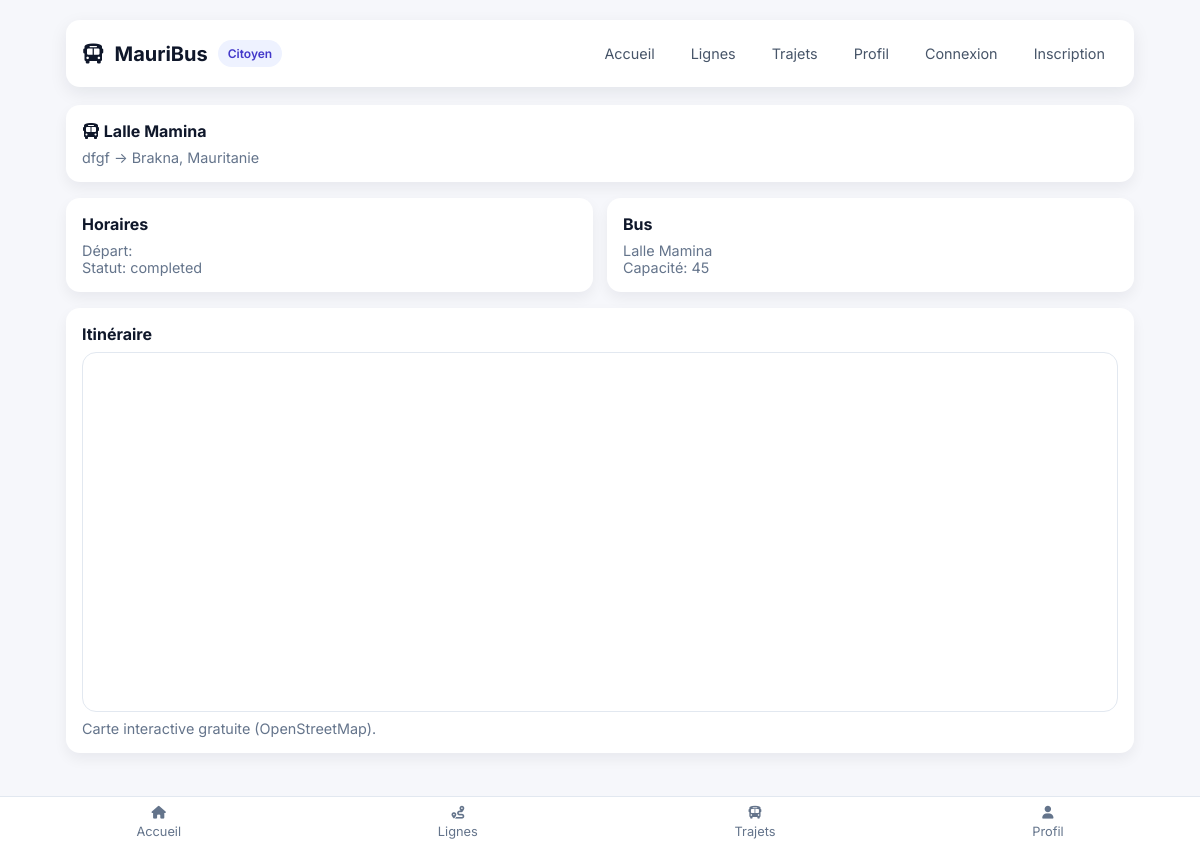
Screenshot of /citizen/trips/1/ with the database file from the repository.
### mauribus_app/models.py (models this page shows, shortened)
class Trip(models.Model):
    bus = models.ForeignKey(Bus, on_delete=models.CASCADE)
    line = models.ForeignKey(Line, on_delete=models.CASCADE)
    date = models.DateTimeField(null=True, blank=True)
    STATUS_CHOICES = [
        ('scheduled', 'Planifié'),
        ('started', 'En cours'),
        ('completed', 'Terminé'),
        ('cancelled', 'Annulé'),
        ('not_completed', 'Non terminé'),
    ]
    status = models.CharField(max_length=20, choices=STATUS_CHOICES, default='scheduled')
    started_at = models.DateTimeField(null=True, blank=True)
    completed_at = models.DateTimeField(null=True, blank=True)

class Line(models.Model):
    name = models.CharField(max_length=100)
    start = models.CharField(max_length=100)
    end = models.CharField(max_length=100)
    start_lat = models.FloatField(null=True, blank=True)
    start_lng = models.FloatField(null=True, blank=True)
    end_lat = models.FloatField(null=True, blank=True)
    end_lng = models.FloatField(null=True, blank=True)

class Bus(models.Model):
    STATUS_CHOICES = [
        ('service', 'En Service'),
        ('panne', 'En Panne'),
        ('maintenance', 'Maintenance'),
        ('garage', 'Au Garage'),
    ]
    name = models.CharField(max_length=100)
    capacity = models.IntegerField()
    driver = models.ForeignKey('Driver', on_delete=models.SET_NULL, null=True, blank=True, related_name='buses')
    status = models.CharField(max_length=20, choices=STATUS_CHOICES, default='service')
    lat = models.FloatField(default=14.7)
    lng = models.FloatField(default=-17.44)

### mauribus_app/views.py (the view)
# urls.py: path("citizen/trips/<int:trip_id>/", views.citizen_trip_detail, name="citizen_trip_detail"),
@never_cache
def citizen_trip_detail(request, trip_id):
    trip = Trip.objects.select_related('line', 'bus').filter(id=trip_id).first()
    if not trip:
        return redirect('mauribus_app:citizen_trips')
    return render(request, 'citizen/trip_detail.html', {
        'trip': trip,
        'line': trip.line,
    })

### templates/citizen/trip_detail.html (shortened to what this page needs)
{% extends 'citizen/base.html' %}
{% block content %}
  <div class="card" style="margin-bottom:16px;">
    <h3><i class="fas fa-bus"></i> {{ trip.line.name }}</h3>
    <p class="muted">{{ trip.line.start }} → {{ trip.line.end }}</p>
  </div>
  <div class="grid" style="margin-bottom:16px;">
    <div class="card">
      <h3>Horaires</h3>
      <div class="muted">Départ: {{ trip.date|date:'d/m/Y H:i' }}</div>
      <div class="muted">Statut: {{ trip.status }}</div>
    </div>
    <div class="card">
      <h3>Bus</h3>
      <div class="muted">{{ trip.bus.name }}</div>
      <div class="muted">Capacité: {{ trip.bus.capacity }}</div>
    </div>
  </div>
  <div class="card" style="margin-bottom:16px;">
    <h3>Itinéraire</h3>
    <div id="map" style="height:360px; border-radius:14px; border:1px solid #e2e8f0;"></div>
    <p class="muted" style="margin-top:8px;">Carte interactive gratuite (OpenStreetMap).</p>
  </div>
{% endblock %}

### templates/citizen/base.html (style rules this page uses)
* { box-sizing: border-box; margin: 0; padding: 0; }
body { font-family: Inter, system-ui, -apple-system, 'Segoe UI', Roboto, Arial; background: #f6f7fb; color: #0f172a; }
.grid { display:grid; grid-template-columns: repeat(auto-fit, minmax(220px,1fr)); gap:14px; }
.card { background:#fff; border-radius:14px; padding:16px; box-shadow:0 6px 14px rgba(15,23,42,0.06); }
.card h3 { font-size:1rem; margin-bottom:8px; }
.muted { color:#64748b; font-size:0.9rem; }

### rows the page displays
Trip: line.name "Lalle Mamina", line.start "dfgf", line.end "Brakna, Mauritanie", status "completed", bus.name "Lalle Mamina", bus.capacity "45"
